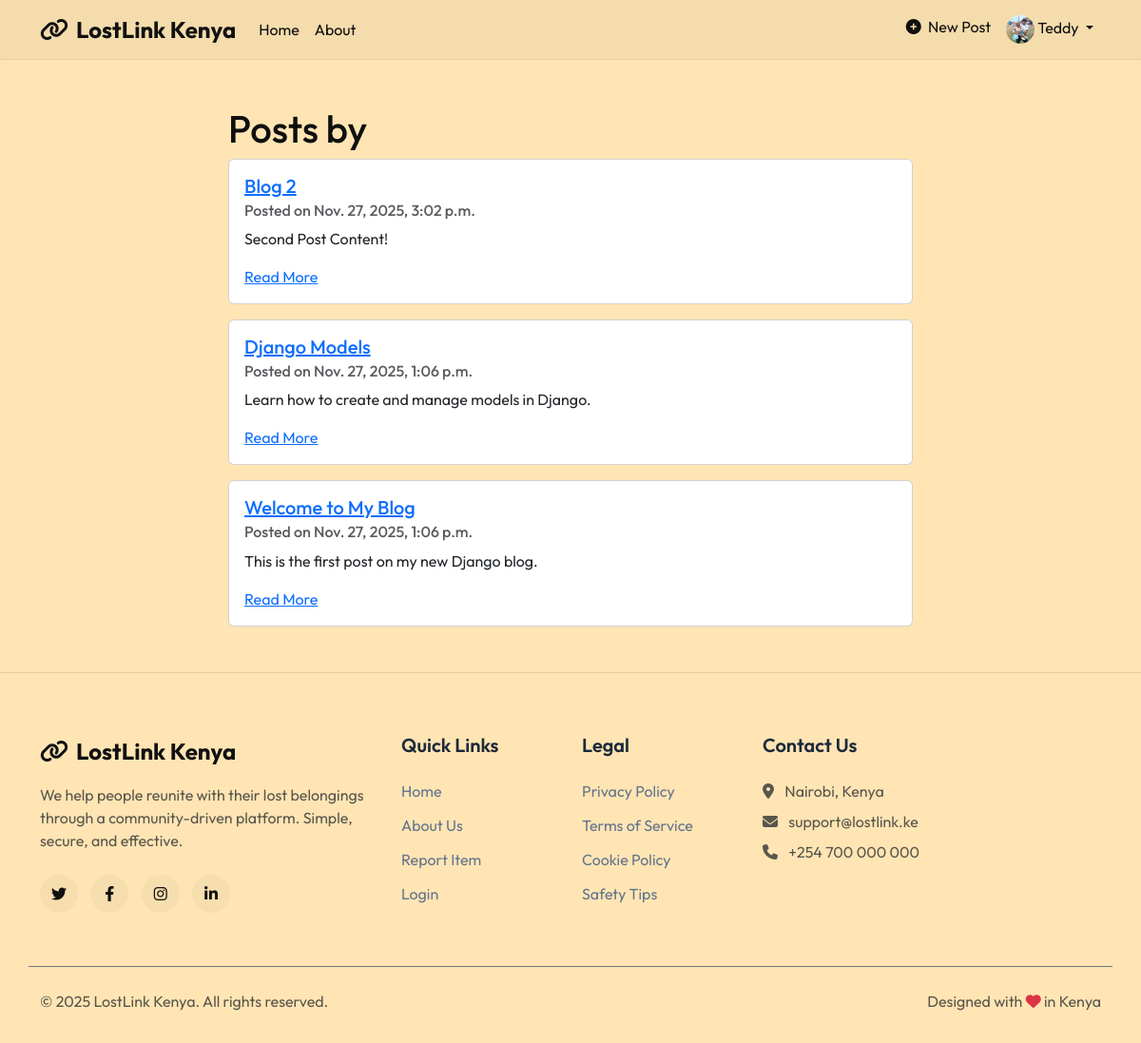
/blog/user/admin/ (signed in), run on an earlier commit of the app's database.
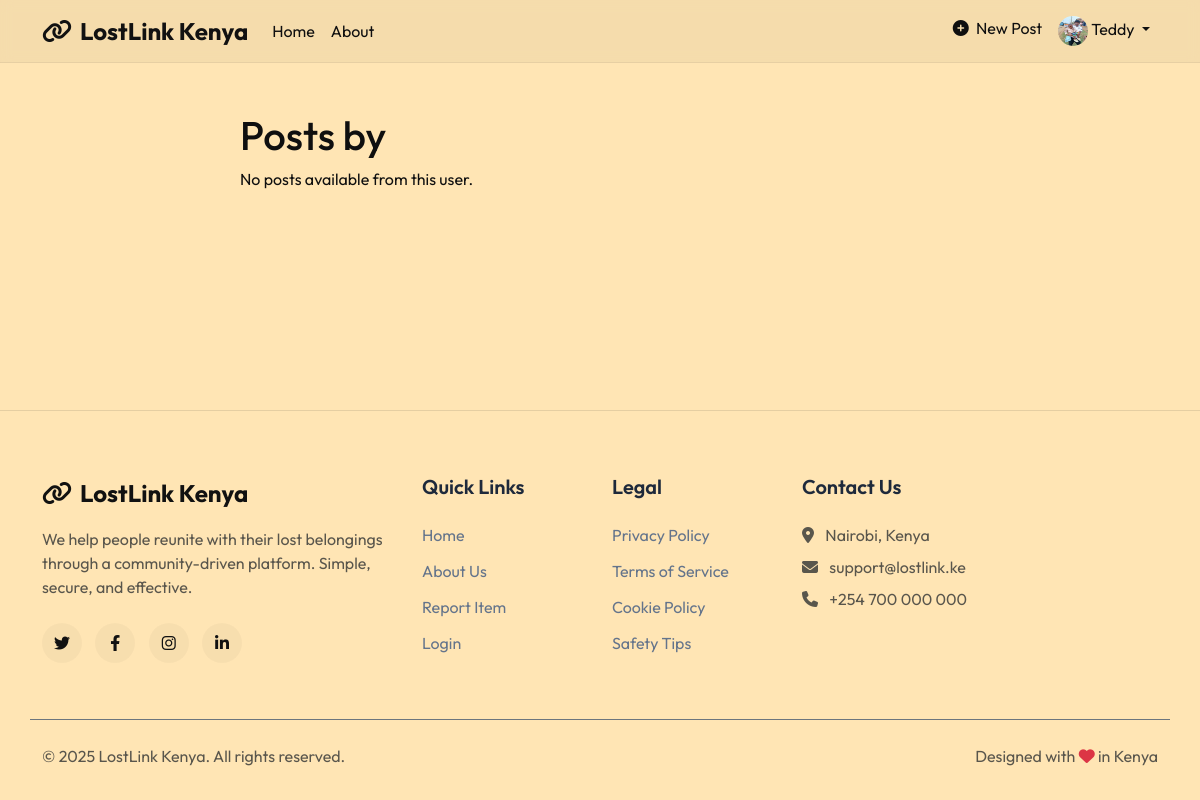
And on a later commit of the database.
### blog/models.py (models this page shows, shortened)
class Post(models.Model):
    LOST = 'lost'
    FOUND = 'found'
    ITEM_TYPE_CHOICES = [
        (LOST, 'Lost Item'),
        (FOUND, 'Found Item'),
    ]
    ACTIVE = 'active'
    RESOLVED = 'resolved'
    STATUS_CHOICES = [
        (ACTIVE, 'Active'),
        (RESOLVED, 'Resolved'),
    ]
    CATEGORY_CHOICES = [
        ('electronics', 'Electronics'),
        ('documents', 'Documents'),
        ('jewelry', 'Jewelry'),
        ('vehicle', 'Vehicle'),
        ('pet', 'Pet'),
        ('clothing', 'Clothing'),
        ('money', 'Money/Wallet'),
        ('keys', 'Keys'),
        ('phone', 'Phone'),
        ('other', 'Other'),
    ]
    title = models.CharField(max_length=200)
    content = models.TextField()
    item_type = models.CharField(max_length=10, choices=ITEM_TYPE_CHOICES, default=LOST)
    category = models.CharField(max_length=50, choices=CATEGORY_CHOICES, default='other')
    location = models.CharField(max_length=200, default='Kenya')
    status = models.CharField(max_length=20, choices=STATUS_CHOICES, default=ACTIVE)
    image = models.ImageField(upload_to='post_pics/%Y/%m/%d/', null=True, blank=True)
    date_posted = models.DateTimeField(default=timezone.now)
    date_item_lost_found = models.DateField(null=True, blank=True)
    author = models.ForeignKey(User, on_delete=models.CASCADE)
    class Meta:
        ordering = ['-date_posted']

### blog/views.py (the view)
# urls.py: path('user/<str:username>/', UserPostListView.as_view(), name='user-posts'),
class UserPostListView(ListView):
    model = Post
    template_name = 'blog/user_posts.html'
    context_object_name = 'posts'
    ordering = ['-date_posted']
    paginate_by = 5
    def get_queryset(self):
        user = get_object_or_404(User, username=self.kwargs.get('username'))
        return Post.objects.filter(author=user).order_by('-date_posted')

### blog/templates/blog/user_posts.html (shortened to what this page needs)
{% extends "blog/base.html" %}
{% block content %}
  <div class="content" style="max-width:720px;margin:1rem auto;">
    <h1>Posts by {{ view.get_object.username }}</h1>
    {% for post in posts %}
      <div class="card mb-3">
        <div class="card-body">
          <h5 class="card-title"><a href="{% url 'post-detail' post.pk %}">{{ post.title }}</a></h5>
          <h6 class="card-subtitle mb-2 text-muted">Posted on {{ post.date_posted }}</h6>
          <p class="card-text">{{ post.content|slice:":100" }}{% if post.content|length > 100 %}...{% endif %}</p>
          <a href="{% url 'post-detail' post.pk %}" class="card-link">Read More</a>
        </div>
        </div>
    {% empty %}
      <p>No posts available from this user.</p>
    {% endfor %}
  </div>
{% endblock %}

What changed in the data, as far as the page shows it:
removed Post: title "Blog 2", date_posted "Nov. 27, 2025, 3:02 p.m.", content "Second Post Content!"
removed Post: title "Django Models", date_posted "Nov. 27, 2025, 1:06 p.m.", content "Learn how to create and manage models in Django."
removed Post: title "Welcome to My Blog", date_posted "Nov. 27, 2025, 1:06 p.m.", content "This is the first post on my new Django blog."
Also different on the page:
text now shown: "No posts available from this user."
